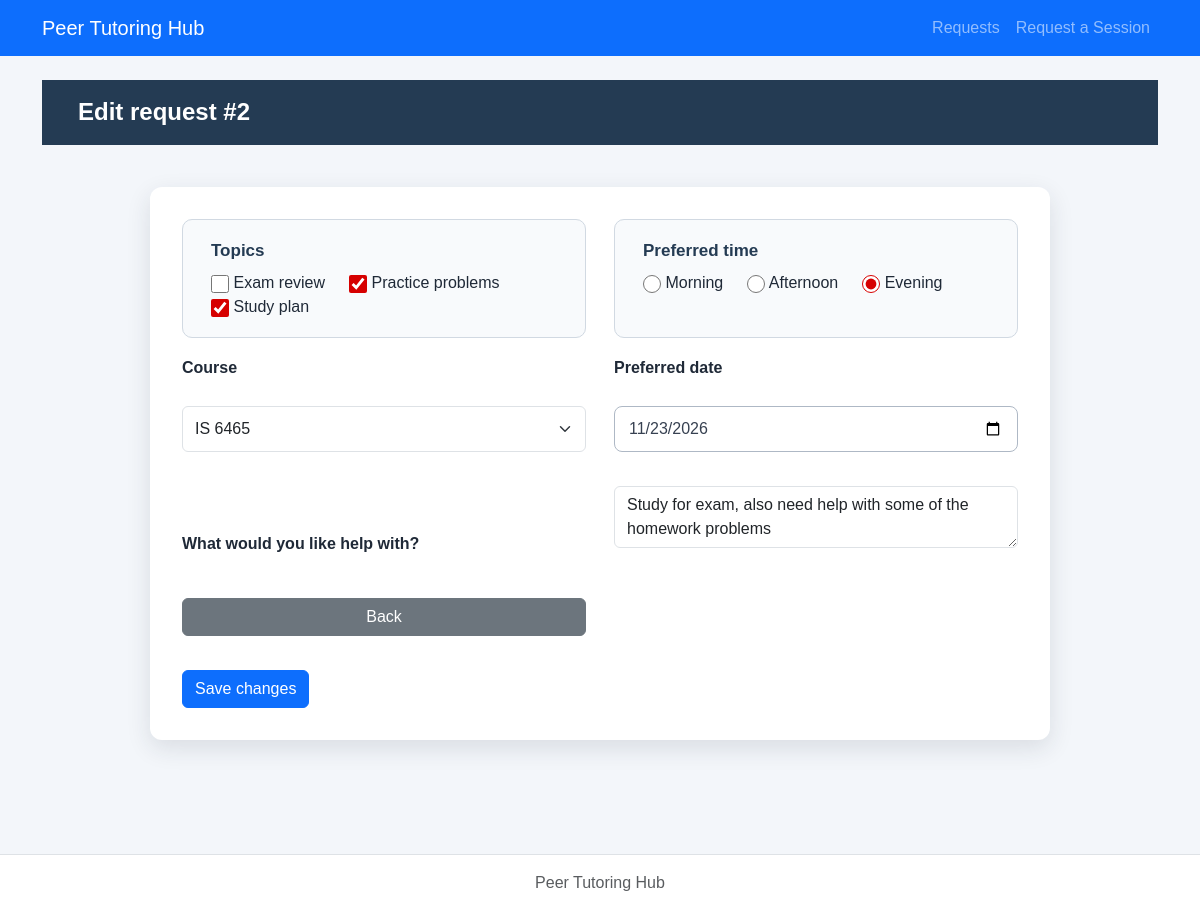
Page /php/edit-request.php?request_id=2 on the committed database.
### tables this page shows
CREATE TABLE tutoring_requests (
    request_id INTEGER PRIMARY KEY,
    student_id INTEGER NOT NULL,
    course TEXT NOT NULL,
    topic TEXT NOT NULL,
    preferred_date TEXT NOT NULL,
    preferred_time TEXT NOT NULL,
    status TEXT NOT NULL DEFAULT 'Open'
        CHECK (status IN ('Open', 'Cancelled', 'Assigned', 'Completed')),
    created_at TEXT NOT NULL DEFAULT CURRENT_TIMESTAMP,
    FOREIGN KEY (student_id) REFERENCES students(student_id)
);

### config/db.php (called while the page is built)
<?php
function openDatabase($path = null) {
    if ($path === null) {
        $path = dirname(__DIR__) . '/database/tutoring.db';
    }
    $pdo = new PDO('sqlite:' . $path);
    $pdo->setAttribute(PDO::ATTR_ERRMODE, PDO::ERRMODE_EXCEPTION);
    $pdo->setAttribute(PDO::ATTR_DEFAULT_FETCH_MODE, PDO::FETCH_ASSOC);
    $pdo->exec('PRAGMA foreign_keys = ON');
    return $pdo;
}

### repositories/requestPDO.php (called while the page is built, shortened)
<?php
function findRequest($pdo, $id) {
    $stmt=$pdo->prepare('SELECT r.*,s.student_name,s.student_email FROM tutoring_requests r JOIN students s ON r.student_id=s.student_id WHERE r.request_id=?');
    $stmt->execute([$id]);return $stmt->fetch();
}

### services/requestService.php (called while the page is built, shortened)
<?php
require_once dirname(__DIR__).'/repositories/requestPDO.php';
function escapeHtml($v) {return htmlspecialchars((string)$v,ENT_QUOTES,'UTF-8');}
function decodeTopic($topic) {
    $v=json_decode($topic,true);
    return is_array($v)&&isset($v['reason'])&&is_array($v['topics']??null) ? $v : ['reason'=>$topic,'topics'=>[]];
}

### php/edit-request.php (the view)
<?php
require_once __DIR__.'/../config/db.php';require_once __DIR__.'/../services/requestService.php';
$id=filter_input(INPUT_GET,'request_id',FILTER_VALIDATE_INT);if(!$id||$id<1){http_response_code(400);exit('Invalid ID');}
$r=findRequest(openDatabase(),$id);if(!$r){http_response_code(404);exit('Not found');}
$topic=decodeTopic($r['topic']);require __DIR__.'/../includes/header.php';require __DIR__.'/../includes/nav.php';?>
<main class="container py-4"><h1>Edit request #<?=$id?></h1>
<?php if($r['status']!=='Open'):?><p>Only Open requests may be edited.</p><?php else:?>
<form method="post" action="update-request.php"><input type="hidden" name="request_id" value="<?=$id?>">
<label class="form-label" for="course">Course</label><select class="form-select mb-3" id="course" name="course"><?php foreach(['IS 6465','IS 6495','IS 6570'] as $c):?><option value="<?=escapeHtml($c)?>" <?=$c===$r['course']?'selected':''?>><?=escapeHtml($c)?></option><?php endforeach;?></select>
<label class="form-label" for="reason">What would you like help with?</label><textarea class="form-control mb-3" id="reason" name="reason" minlength="10" maxlength="500" required><?=escapeHtml($topic['reason'])?></textarea>
<label class="form-label" for="preferreddate">Preferred date</label><input class="form-control mb-3" id="preferreddate" name="preferreddate" type="date" value="<?=escapeHtml($r['preferred_date'])?>" required>
<fieldset><legend>Topics</legend><?php foreach(['Exam review','Practice problems','Study plan'] as $t):?><label class="me-3"><input type="checkbox" name="topics[]" value="<?=escapeHtml($t)?>" <?=in_array($t,$topic['topics'],true)?'checked':''?>> <?=escapeHtml($t)?></label><?php endforeach;?></fieldset>
<fieldset><legend>Preferred time</legend><?php foreach(['Morning','Afternoon','Evening'] as $t):?><label class="me-3"><input type="radio" name="preferredtime" value="<?=$t?>" <?=$t===$r['preferred_time']?'checked':''?> required> <?=$t?></label><?php endforeach;?></fieldset>
<button class="btn btn-primary mt-3">Save changes</button> <a class="btn btn-secondary mt-3" href="request-details.php?request_id=<?=$id?>">Back</a></form><?php endif;?></main><?php require __DIR__.'/../includes/footer.php';?>

### css/styles.css (style rules this page uses)
* { box-sizing: border-box; }
body { margin: 0; min-height: 100vh; font-family: Arial, Helvetica, sans-serif; color: #1f2937; background-color: #f3f6fa; }
h1 { margin: 0; padding: 18px 36px; color: #ffffff; font-size: 24px; font-weight: 700; background-color: #243b53; }
main form { max-width: 900px; margin: 42px auto; padding: 32px; display: grid; grid-template-columns: 1fr 1fr; gap: 18px 28px; background-color: #ffffff; border-radius: 12px; box-shadow: 0 8px 24px rgba(31, 41, 55, 0.12); }
main form fieldset { min-width: 0; margin: 0; padding: 18px 20px; border: 1px solid #d1d9e2; border-radius: 10px; background-color: #f8fafc; }
main form fieldset:first-of-type { grid-column: 1; grid-row: 1; }
main form fieldset:nth-of-type(2) { grid-column: 2; grid-row: 1; }
main form legend { padding: 0 8px; color: #243b53; font-size: 17px; font-weight: 700; }
main form fieldset label { margin-left: 8px; font-size: 16px; font-weight: 400; cursor: pointer; }
main form input[type="checkbox"], main form input[type="radio"] { width: 18px; height: 18px; margin: 0; vertical-align: middle; accent-color: #d60000; cursor: pointer; }
main form label[for="course"] { grid-column: 1; grid-row: 2; }
main form #course { grid-column: 1; grid-row: 3; }
main form label[for="preferreddate"] { grid-column: 2; grid-row: 2; }
main form #preferreddate { grid-column: 2; grid-row: 3; }
main form > label { align-self: end; font-size: 16px; font-weight: 700; }
main form input:not([type="checkbox"]):not([type="radio"]), main form select, main form textarea { width: 100%; min-height: 46px; padding: 10px 14px; color: #374151; font: inherit; background-color: #ffffff; border: 1px solid #aeb8c5; border-radius: 8px; }
main form button { grid-column: 1 / -1; grid-row: 6; justify-self: start; margin-top: 8px; padding: 13px 26px; color: #ffffff; font-size: 16px; font-weight: 700; background-color: #d60000; border: 0; border-radius: 8px; cursor: pointer; }

### rows in the picture
tutoring_requests: reason "Study for exam, also need help with some of the homework problems", preferreddate "11/23/2026", topic "☑", preferred_time "☐ Morning", preferred_time "☐ Afternoon", preferred_time "☑ Evening"

### other values in the picture
$id "2"
escapeHtml($t) "Exam review"
escapeHtml($t) "Practice problems"
escapeHtml($t) "Study plan"
$t "Morning"
$t "Afternoon"
$t "Evening"
form field course "IS 6465"
